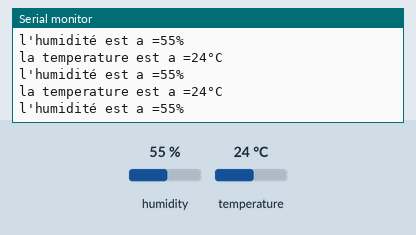
Recording of a sketch running on a simulated Arduino Uno, built with avr-gcc and run on an emulated ATmega328P. Shown: the last lines printed to the serial monitor. Inputs (shaded band) come from the test bench; at power-on: humidity 55 %, temperature 24 °C.

Above: at 2.8 s.
2.9 s: humidity set to 22 %
At 5.5 s:
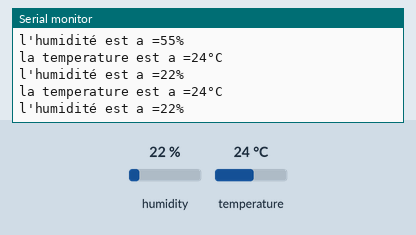
5.6 s: temperature set to 12 °C
At 6.9 s:
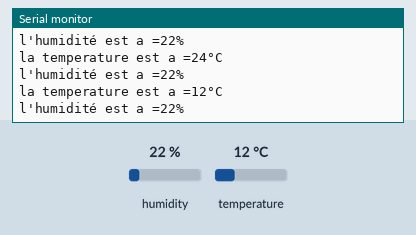
8.3 s: humidity set to 40 %
At 11.9 s:
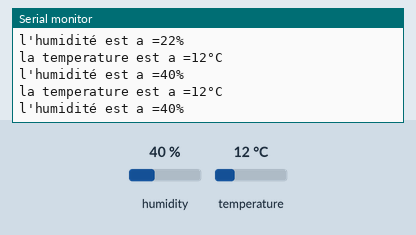
Timing chart, 0 to 13.4 s (numbered marks = the images above; inputs shaded):
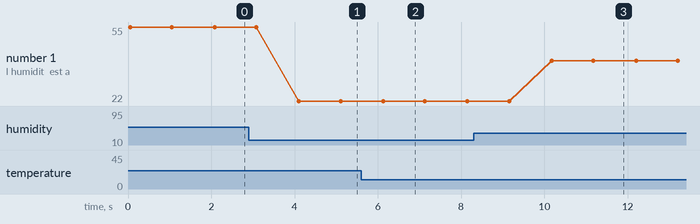

Measured:
- after the input at 2.9 s, the serial monitor: prints a new line after 1.2 s (image 1)
- after the input at 5.6 s, the serial monitor: prints a new line after 0.50 s (image 2)
- after the input at 8.3 s, the serial monitor: prints a new line after 1.9 s (image 3)
- plotted number 1: 55 → 22 after the input at 2.9 s, 22 → 40 after the input at 8.3 s

The sketch:

capteur_temp_humid.ino
```cpp
#include <DHT.h>
#include <DHT_U.h>
#define DHT11_PIN 8
#define DHTTYPE DHT11
DHT  dht(DHT11_PIN,DHTTYPE);
int temperature , humidite;
void setup() {
Serial.begin(9600);
dht.begin();
}

void loop() {
 temperature = dht.readTemperature();
 humidite = dht.readHumidity();
 Serial.print("la temperature est a =");
 Serial.print(temperature);
 Serial.println("°C");
 Serial.print("l'humidité est a =");
 Serial.print(humidite);
 Serial.println("%");
 delay(1000);
}
```
